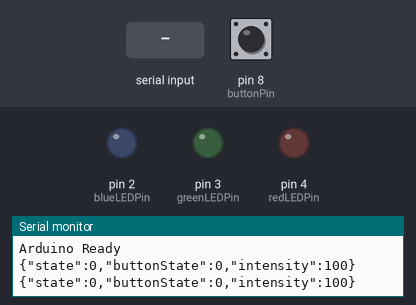
Bench run of a sketch on a simulated Arduino Uno, built with avr-gcc and run on an emulated ATmega328P. Parts: output pins drawn as LEDs (lit = HIGH), the last lines printed to the serial monitor. The test bench sets the inputs (shaded band); at power-on: pin 8 (buttonPin) HIGH.

Above: at 1.2 s.
1.3 s: pin 8 (buttonPin) pulled LOW for 0.15 s
At 2.3 s:
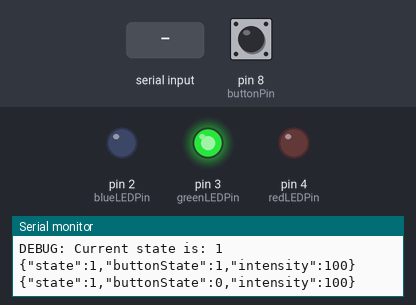
2.9 s: "0\n" received over Serial
At 4.0 s:
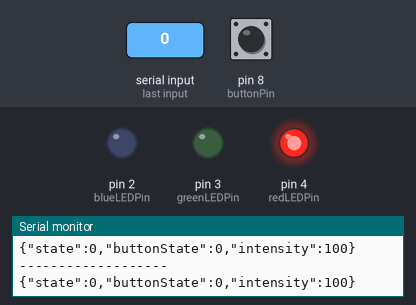
4.4 s: "2\n" received over Serial
At 5.1 s:
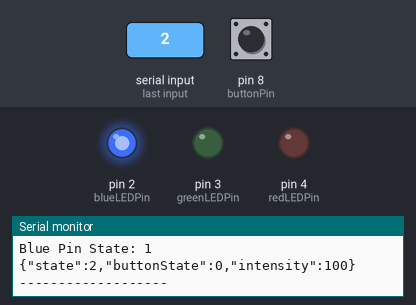
5.9 s: "1\n" received over Serial
At 6.3 s:
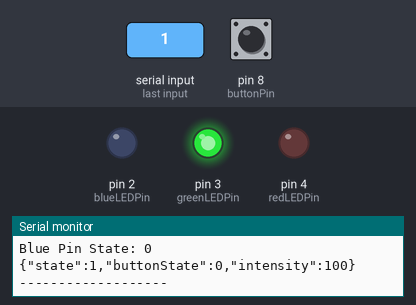
7.4 s: pin 8 (buttonPin) pulled LOW for 1 s
At 8.9 s:
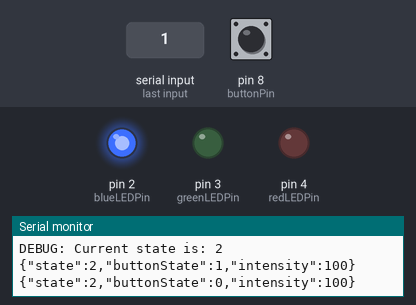
Timing chart, 0 to 10.4 s (numbered marks = the images above; inputs shaded):
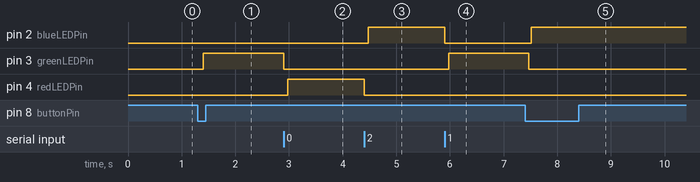

Measured:
- after the input at 1.3 s, pin 3 (greenLEDPin): LOW → HIGH after 0.10 s
- after the input at 2.9 s, pin 3 (greenLEDPin): HIGH → LOW at once; pin 4 (redLEDPin): LOW → HIGH after 0.08 s
- after the input at 4.4 s, pin 2 (blueLEDPin): LOW → HIGH after 0.08 s; pin 4 (redLEDPin): HIGH → LOW at once
- after the input at 5.9 s, pin 2 (blueLEDPin): HIGH → LOW at once; pin 3 (greenLEDPin): LOW → HIGH after 0.08 s
- after the input at 7.4 s, pin 2 (blueLEDPin): LOW → HIGH after 0.12 s; pin 3 (greenLEDPin): HIGH → LOW after 0.07 s

The sketch:

remote_controlled_smart_lights_copy_20241024163424.ino
```cpp
#include <Arduino.h>
#include <ArduinoJson.h>

// Define pins for LEDs and button
const int redLEDPin = 4;    // Verify this matches your physical connection
const int greenLEDPin = 3;  // Verify this matches your physical connection
const int blueLEDPin = 2;   // Verify this matches your physical connection
const int buttonPin = 8;

// Variable to track the current state of the traffic light
int currentState = 0;

void setup() {
  Serial.begin(9600);

  // Wait for serial port to connect
  while (!Serial) {
    ; // wait for serial port to connect. Needed for native USB
  }

  // Set pin modes
  pinMode(redLEDPin, OUTPUT);
  pinMode(greenLEDPin, OUTPUT);
  pinMode(blueLEDPin, OUTPUT);
  pinMode(buttonPin, INPUT_PULLUP);

  // Initially turn off all LEDs
  digitalWrite(redLEDPin, LOW);
  digitalWrite(greenLEDPin, LOW);
  digitalWrite(blueLEDPin, LOW);

  // Send initial state
  Serial.println("Arduino Ready");
  sendStateToServer();
}

void loop() {
  if (Serial.available() > 0) {
    String input = Serial.readStringUntil('\n');
    input.trim();

    // Enhanced debugging
    Serial.println("-------------------");
    Serial.print("Received raw input: '");
    Serial.print(input);
    Serial.println("'");

    // Ensure valid state conversion
    int newState = input.toInt();
    Serial.print("Converted to number: ");
    Serial.println(newState);

    if (newState >= 0 && newState <= 2) {
      // Force all LEDs off first
      digitalWrite(redLEDPin, LOW);
      digitalWrite(greenLEDPin, LOW);
      digitalWrite(blueLEDPin, LOW);

      currentState = newState;

      // Debug pin states
      Serial.print("Setting new state: ");
      Serial.println(currentState);

      updateTrafficLight();

      // Verify pin states
      Serial.print("Red Pin State: ");
      Serial.println(digitalRead(redLEDPin));
      Serial.print("Green Pin State: ");
      Serial.println(digitalRead(greenLEDPin));
      Serial.print("Blue Pin State: ");
      Serial.println(digitalRead(blueLEDPin));

      sendStateToServer();
    } else {
      Serial.println("Invalid state received");
    }
    Serial.println("-------------------");
  }

  // Remove any delay here if present
  // Only handle button press and state updates
  static bool lastButtonState = HIGH;
  bool buttonState = digitalRead(buttonPin);

  if (lastButtonState == HIGH && buttonState == LOW) {
    delay(50); // Debounce
    buttonState = digitalRead(buttonPin);
    if (buttonState == LOW) {
      currentState = (currentState + 1) % 3;
      updateTrafficLight();
      sendStateToServer();
    }
  }
  lastButtonState = buttonState;

  // Send state to server every second, even if there's no change
  static unsigned long lastSendTime = 0;
  if (millis() - lastSendTime > 1000) {
    sendStateToServer();
    lastSendTime = millis();
  }
}

void updateTrafficLight() {
  // First, ensure all LEDs are off
  digitalWrite(redLEDPin, LOW);
  digitalWrite(greenLEDPin, LOW);
  digitalWrite(blueLEDPin, LOW);
  delay(50); // Small delay to ensure LEDs are off

  // Then set the correct LED based on state
  switch (currentState) {
    case 0: // Red
      digitalWrite(redLEDPin, HIGH);
      Serial.println("Setting RED ON");
      break;
    case 1: // Green
      digitalWrite(greenLEDPin, HIGH);
      Serial.println("Setting GREEN ON");
      break;
    case 2: // Blue
      digitalWrite(blueLEDPin, HIGH);
      Serial.println("Setting BLUE ON");
      break;
  }

  // Debug output
  Serial.print("DEBUG: Current state is: ");
  Serial.println(currentState);
}

void sendStateToServer() {
  StaticJsonDocument<200> doc;
  doc["state"] = currentState;
  doc["buttonState"] = (digitalRead(buttonPin) == LOW) ? 1 : 0;
  doc["intensity"] = 100;

  String jsonString;
  serializeJson(doc, jsonString);
  Serial.println(jsonString);  // Make sure to use println to add a newline
  Serial.flush();  // Ensure all data is sent before moving on
}
```
